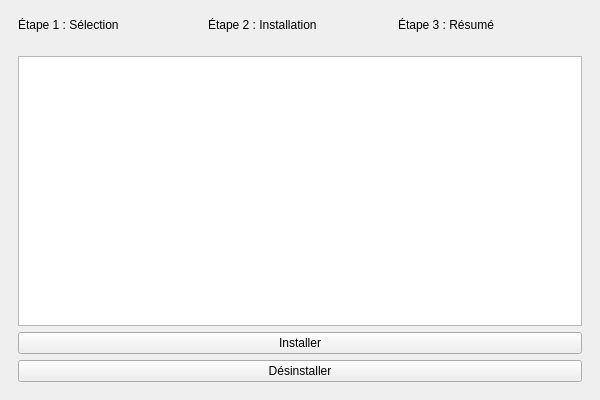
<?xml version="1.0" encoding="UTF-8"?>
<ui version="4.0">
 <class>MainWindow</class>
 <widget class="QMainWindow" name="MainWindow">
  <property name="geometry">
   <rect>
    <x>0</x>
    <y>0</y>
    <width>600</width>
    <height>400</height>
   </rect>
  </property>
  <property name="windowTitle">
   <string>Gestionnaire d'applications</string>
  </property>
  <widget class="QWidget" name="centralwidget">
   <layout class="QVBoxLayout" name="mainLayout">
    <item>
     <widget class="QWidget" name="stepIndicatorWidget">
      <layout class="QHBoxLayout" name="stepIndicatorLayout">
       <item>
        <widget class="QLabel" name="labelStep1">
         <property name="text">
          <string>Étape 1 : Sélection</string>
         </property>
        </widget>
       </item>
       <item>
        <widget class="QLabel" name="labelStep2">
         <property name="text">
          <string>Étape 2 : Installation</string>
         </property>
        </widget>
       </item>
       <item>
        <widget class="QLabel" name="labelStep3">
         <property name="text">
          <string>Étape 3 : Résumé</string>
         </property>
        </widget>
       </item>
      </layout>
     </widget>
    </item>
    <item>
     <widget class="QStackedWidget" name="stackedWidget">
      <widget class="QWidget" name="pageSelect">
       <layout class="QVBoxLayout" name="verticalLayout">
        <item>
         <widget class="QListWidget" name="listWidget"/>
        </item>
        <item>
         <widget class="QPushButton" name="installButton">
          <property name="text">
           <string>Installer</string>
          </property>
         </widget>
        </item>
        <item>
         <widget class="QPushButton" name="uninstallButton">
          <property name="text">
           <string>Désinstaller</string>
          </property>
         </widget>
        </item>
       </layout>
      </widget>
      <widget class="QWidget" name="pageInstall">
       <layout class="QVBoxLayout" name="verticalLayout_2">
        <item>
         <widget class="QProgressBar" name="progressBar"/>
        </item>
        <item>
         <widget class="QCheckBox" name="showLogsCheckBox">
          <property name="text">
           <string>Voir les logs</string>
          </property>
         </widget>
        </item>
        <item>
         <widget class="QTextEdit" name="logTextEdit">
          <property name="visible">
           <bool>false</bool>
          </property>
         </widget>
        </item>
       </layout>
      </widget>
      <widget class="QWidget" name="pageSummary">
       <layout class="QVBoxLayout" name="verticalLayout_3">
        <item>
         <widget class="QTextEdit" name="summaryTextEdit"/>
        </item>
        <item>
         <widget class="QPushButton" name="restartButton">
          <property name="text">
           <string>Retour à l'étape 1</string>
          </property>
         </widget>
        </item>
        <item>
         <widget class="QPushButton" name="quitButton">
          <property name="text">
           <string>Quitter</string>
          </property>
         </widget>
        </item>
       </layout>
      </widget>
     </widget>
    </item>
   </layout>
  </widget>
 </widget>
 <resources/>
 <connections/>
</ui>
